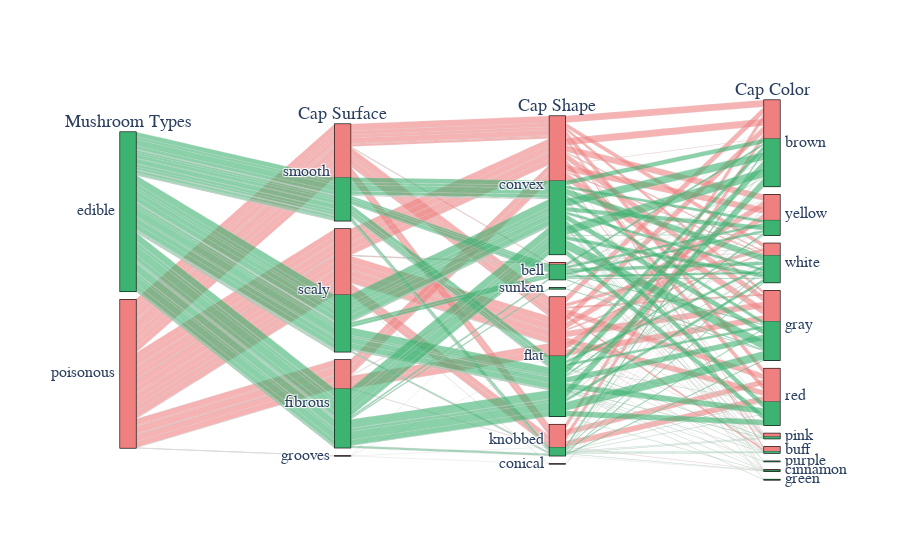

Notebook cell for this chart:
### Markdown cell above
### Visualisasi atribut Cap-Surface, Cap-Shape, dan Cap-Color

### Code cell
class_dim = go.parcats.Dimension(
    values=data["class"].values,
    label="Mushroom Types",
    categoryarray=["e", "p"],
    ticktext=['edible', 'poisonous']
)

cap_shape_dim = go.parcats.Dimension(
    values=data["cap-shape"].values,
    label="Cap Shape"
)

cap_surface_dim = go.parcats.Dimension(
  values=data["cap-surface"].values,
  label="Cap Surface"
)
cap_color_dim = go.parcats.Dimension(
  values=data["cap-color"].values,
  label="Cap Color"
)

# Create parcats trace
color = [1 if i=="e" else 0 for i in data["class"]]
colorscale = [[0, 'lightcoral'], [1, 'mediumseagreen']];
data1 = [
    go.Parcats(
        dimensions=[class_dim,cap_surface_dim,cap_shape_dim,cap_color_dim],
        line={'color': color,
              'colorscale': colorscale},
        hoveron='dimension',
        hoverinfo='count+probability',
        labelfont={'size': 18, 'family': 'Times'},
        tickfont={'size': 16, 'family': 'Times'},
        arrangement='fixed',
    )

]


iplot(data1)

### Figure 1 — Plotly figure (JSON) as saved in the notebook; plotly's stock layout.template omitted (floating-point values rounded to 4 significant figures; data arrays with more than 128 entries replaced by an {"elided": "..."} marker saying what was removed)
{"data": [{"arrangement": "fixed", "dimensions": [{"categoryarray": ["e", "p"], "label": "Mushroom Types", "ticktext": ["edible", "poisonous"], "values": {"elided": "8124 str values"}}, {"label": "Cap Surface", "values": {"elided": "8124 str values"}}, {"label": "Cap Shape", "values": {"elided": "8124 str values"}}, {"label": "Cap Color", "values": {"elided": "8124 str values"}}], "hoverinfo": "count+probability", "hoveron": "dimension", "labelfont": {"family": "Times", "size": 18}, "line": {"color": {"elided": "8124 int values"}, "colorscale": [[0, "lightcoral"], [1, "mediumseagreen"]]}, "tickfont": {"family": "Times", "size": 16}, "type": "parcats"}], "layout": {}}
